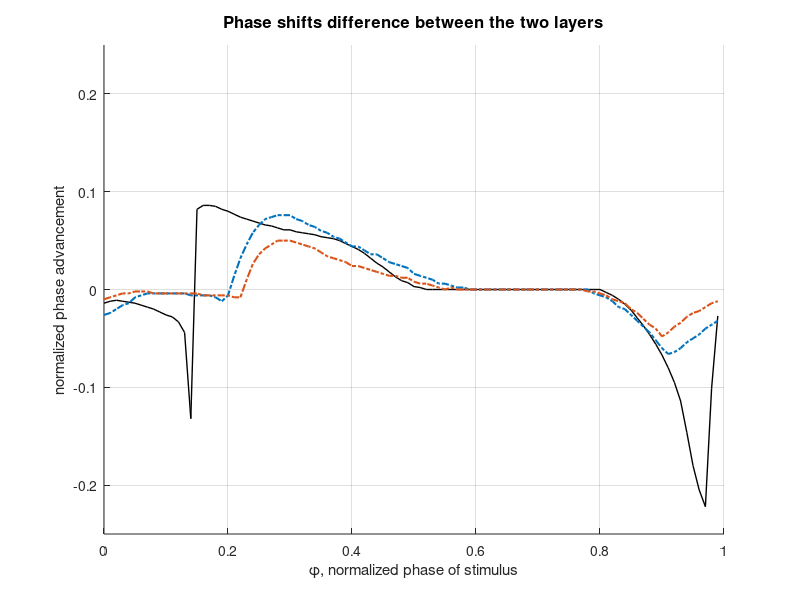

The MATLAB script that drew this image: (Note: this script raises an error after producing the figure.)
clear all
clc

num_phase = 100;

load('f1.mat')
f1 = RG_phase_shift - phase_shift;

load('f1.6_Gw.mat')
fm_G = RG_phase_shift - phase_shift;

load('f1.6_D.mat')
fm_D = RG_phase_shift - phase_shift;

load('f2_Gw.mat')
fl_G = RG_phase_shift - phase_shift;

load('f2_D.mat')
fl_D = RG_phase_shift - phase_shift;

figure(1)
hold on
plot((0:num_phase-1)/num_phase,f1(1,:),'k-','LineWidth',1)
% plot((0:num_phase-1)/num_phase,fm_G(1,:),'--','LineWidth',1.5)
% plot((0:num_phase-1)/num_phase,fm_D(1,:),'--','LineWidth',1.5)
plot((0:num_phase-1)/num_phase,fl_G(1,:),'-.','LineWidth',1.5)
plot((0:num_phase-1)/num_phase,fl_D(1,:),'-.','LineWidth',1.5)
grid on
ylim([-0.25 0.25])
xlabel('\phi, normalized phase of stimulus')
ylabel('normalized phase advancement')
title('Phase shifts difference between the two layers','Fontsize',12)

col = [0, 0.4470, 0.7410;0.8500, 0.3250, 0.0980];
colororder(col)

set(gcf,'Position',[500 200 600 400])

figure(2)
hold on
plot((0:num_phase-1)/num_phase,f1(2,:),'k-','LineWidth',1)
plot((0:num_phase-1)/num_phase,fm_G(2,:),'--','LineWidth',1.5)
plot((0:num_phase-1)/num_phase,fm_D(2,:),'--','LineWidth',1.5)
plot((0:num_phase-1)/num_phase,fl_G(2,:),'-.','LineWidth',1.5)
plot((0:num_phase-1)/num_phase,fl_D(2,:),'-.','LineWidth',1.5)
grid on
ylim([-0.25 0.25])
xlabel('\phi, normalized phase of stimulus')
ylabel('normalized phase advancement')
title('Phase shifts difference between the two layers','Fontsize',12)

col = [0, 0.4470, 0.7410;0.8500, 0.3250, 0.0980];
colororder(col)

set(gcf,'Position',[500 200 600 400])